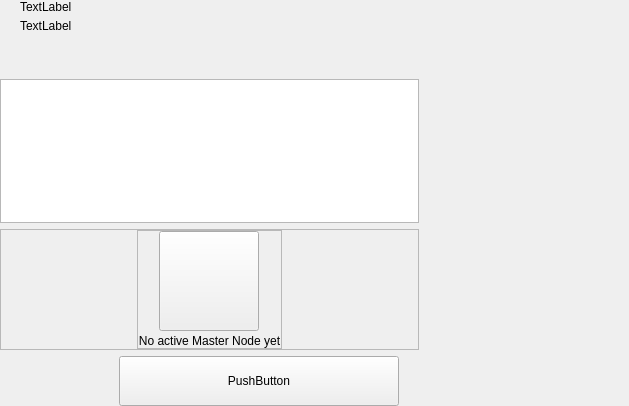
<?xml version="1.0" encoding="UTF-8"?>
<ui version="4.0">
 <class>MasterNodesWidget</class>
 <widget class="QWidget" name="MasterNodesWidget">
  <property name="geometry">
   <rect>
    <x>0</x>
    <y>0</y>
    <width>629</width>
    <height>406</height>
   </rect>
  </property>
  <property name="windowTitle">
   <string>Form</string>
  </property>
  <layout class="QHBoxLayout" name="horizontalLayout_2" stretch="2,1">
   <property name="spacing">
    <number>0</number>
   </property>
   <property name="leftMargin">
    <number>0</number>
   </property>
   <property name="topMargin">
    <number>0</number>
   </property>
   <property name="rightMargin">
    <number>0</number>
   </property>
   <property name="bottomMargin">
    <number>0</number>
   </property>
   <item>
    <widget class="QWidget" name="left" native="true">
     <layout class="QVBoxLayout" name="verticalLayout_3">
      <property name="leftMargin">
       <number>0</number>
      </property>
      <property name="topMargin">
       <number>0</number>
      </property>
      <property name="rightMargin">
       <number>0</number>
      </property>
      <property name="bottomMargin">
       <number>0</number>
      </property>
      <item>
       <layout class="QVBoxLayout" name="verticalLayout_2">
        <property name="spacing">
         <number>6</number>
        </property>
        <item>
         <layout class="QHBoxLayout" name="horizontalLayout_3">
          <property name="spacing">
           <number>0</number>
          </property>
          <property name="leftMargin">
           <number>20</number>
          </property>
          <item>
           <layout class="QVBoxLayout" name="verticalLayout_8">
            <property name="spacing">
             <number>5</number>
            </property>
            <item>
             <widget class="QLabel" name="labelTitle">
              <property name="text">
               <string>TextLabel</string>
              </property>
             </widget>
            </item>
            <item alignment="Qt::AlignTop">
             <widget class="QLabel" name="labelSubtitle1">
              <property name="text">
               <string>TextLabel</string>
              </property>
             </widget>
            </item>
           </layout>
          </item>
          <item>
           <spacer name="horizontalSpacer">
            <property name="orientation">
             <enum>Qt::Horizontal</enum>
            </property>
            <property name="sizeHint" stdset="0">
             <size>
              <width>40</width>
              <height>20</height>
             </size>
            </property>
           </spacer>
          </item>
         </layout>
        </item>
        <item>
         <spacer name="verticalSpacer_2">
          <property name="orientation">
           <enum>Qt::Vertical</enum>
          </property>
          <property name="sizeType">
           <enum>QSizePolicy::Fixed</enum>
          </property>
          <property name="sizeHint" stdset="0">
           <size>
            <width>20</width>
            <height>40</height>
           </size>
          </property>
         </spacer>
        </item>
        <item>
         <layout class="QVBoxLayout" name="verticalLayout_6"/>
        </item>
        <item>
         <widget class="QListView" name="listMn"/>
        </item>
        <item>
         <widget class="QFrame" name="emptyContainer">
          <property name="minimumSize">
           <size>
            <width>0</width>
            <height>100</height>
           </size>
          </property>
          <property name="frameShape">
           <enum>QFrame::StyledPanel</enum>
          </property>
          <property name="frameShadow">
           <enum>QFrame::Raised</enum>
          </property>
          <layout class="QVBoxLayout" name="verticalLayout_7" stretch="1,8">
           <property name="spacing">
            <number>0</number>
           </property>
           <property name="leftMargin">
            <number>0</number>
           </property>
           <property name="topMargin">
            <number>0</number>
           </property>
           <property name="rightMargin">
            <number>0</number>
           </property>
           <property name="bottomMargin">
            <number>0</number>
           </property>
           <item>
            <spacer name="verticalSpacer">
             <property name="orientation">
              <enum>Qt::Vertical</enum>
             </property>
             <property name="sizeHint" stdset="0">
              <size>
               <width>20</width>
               <height>20</height>
              </size>
             </property>
            </spacer>
           </item>
           <item alignment="Qt::AlignHCenter|Qt::AlignVCenter">
            <widget class="QFrame" name="emptyScreen">
             <property name="sizePolicy">
              <sizepolicy hsizetype="Expanding" vsizetype="Expanding">
               <horstretch>0</horstretch>
               <verstretch>0</verstretch>
              </sizepolicy>
             </property>
             <property name="frameShape">
              <enum>QFrame::StyledPanel</enum>
             </property>
             <property name="frameShadow">
              <enum>QFrame::Raised</enum>
             </property>
             <layout class="QVBoxLayout" name="verticalLayout">
              <property name="spacing">
               <number>30</number>
              </property>
              <property name="leftMargin">
               <number>0</number>
              </property>
              <property name="topMargin">
               <number>0</number>
              </property>
              <property name="rightMargin">
               <number>0</number>
              </property>
              <property name="bottomMargin">
               <number>0</number>
              </property>
              <item alignment="Qt::AlignHCenter|Qt::AlignVCenter">
               <widget class="QPushButton" name="pushImgEmpty">
                <property name="minimumSize">
                 <size>
                  <width>100</width>
                  <height>100</height>
                 </size>
                </property>
                <property name="maximumSize">
                 <size>
                  <width>100</width>
                  <height>100</height>
                 </size>
                </property>
                <property name="text">
                 <string/>
                </property>
                <property name="iconSize">
                 <size>
                  <width>100</width>
                  <height>100</height>
                 </size>
                </property>
               </widget>
              </item>
              <item alignment="Qt::AlignHCenter|Qt::AlignVCenter">
               <widget class="QLabel" name="labelEmpty">
                <property name="styleSheet">
                 <string notr="true"/>
                </property>
                <property name="text">
                 <string>No active Master Node yet</string>
                </property>
                <property name="alignment">
                 <set>Qt::AlignCenter</set>
                </property>
               </widget>
              </item>
             </layout>
            </widget>
           </item>
          </layout>
         </widget>
        </item>
        <item>
         <layout class="QHBoxLayout" name="horizontalLayout_7">
          <property name="rightMargin">
           <number>20</number>
          </property>
          <item>
           <spacer name="horizontalSpacer_5">
            <property name="orientation">
             <enum>Qt::Horizontal</enum>
            </property>
            <property name="sizeType">
             <enum>QSizePolicy::Expanding</enum>
            </property>
            <property name="sizeHint" stdset="0">
             <size>
              <width>40</width>
              <height>20</height>
             </size>
            </property>
           </spacer>
          </item>
          <item>
           <widget class="QPushButton" name="pushButtonSave">
            <property name="minimumSize">
             <size>
              <width>280</width>
              <height>50</height>
             </size>
            </property>
            <property name="maximumSize">
             <size>
              <width>280</width>
              <height>50</height>
             </size>
            </property>
            <property name="text">
             <string>PushButton</string>
            </property>
           </widget>
          </item>
         </layout>
        </item>
       </layout>
      </item>
     </layout>
    </widget>
   </item>
   <item>
    <widget class="QWidget" name="right" native="true">
     <layout class="QVBoxLayout" name="verticalLayout_5">
      <property name="leftMargin">
       <number>0</number>
      </property>
      <property name="topMargin">
       <number>0</number>
      </property>
      <property name="rightMargin">
       <number>0</number>
      </property>
      <property name="bottomMargin">
       <number>0</number>
      </property>
      <item>
       <layout class="QVBoxLayout" name="verticalLayout_4">
        <property name="spacing">
         <number>6</number>
        </property>
        <item>
         <widget class="OptionButton" name="btnAbout" native="true">
          <property name="minimumSize">
           <size>
            <width>0</width>
            <height>50</height>
           </size>
          </property>
         </widget>
        </item>
        <item>
         <widget class="OptionButton" name="btnAboutController" native="true">
          <property name="minimumSize">
           <size>
            <width>0</width>
            <height>50</height>
           </size>
          </property>
         </widget>
        </item>
        <item>
         <spacer name="verticalSpacer_5">
          <property name="orientation">
           <enum>Qt::Vertical</enum>
          </property>
          <property name="sizeHint" stdset="0">
           <size>
            <width>20</width>
            <height>40</height>
           </size>
          </property>
         </spacer>
        </item>
       </layout>
      </item>
     </layout>
    </widget>
   </item>
  </layout>
 </widget>
 <customwidgets>
  <customwidget>
   <class>OptionButton</class>
   <extends>QWidget</extends>
   <header>qt/bitcorn/optionbutton.h</header>
   <container>1</container>
  </customwidget>
 </customwidgets>
 <resources/>
 <connections/>
</ui>
